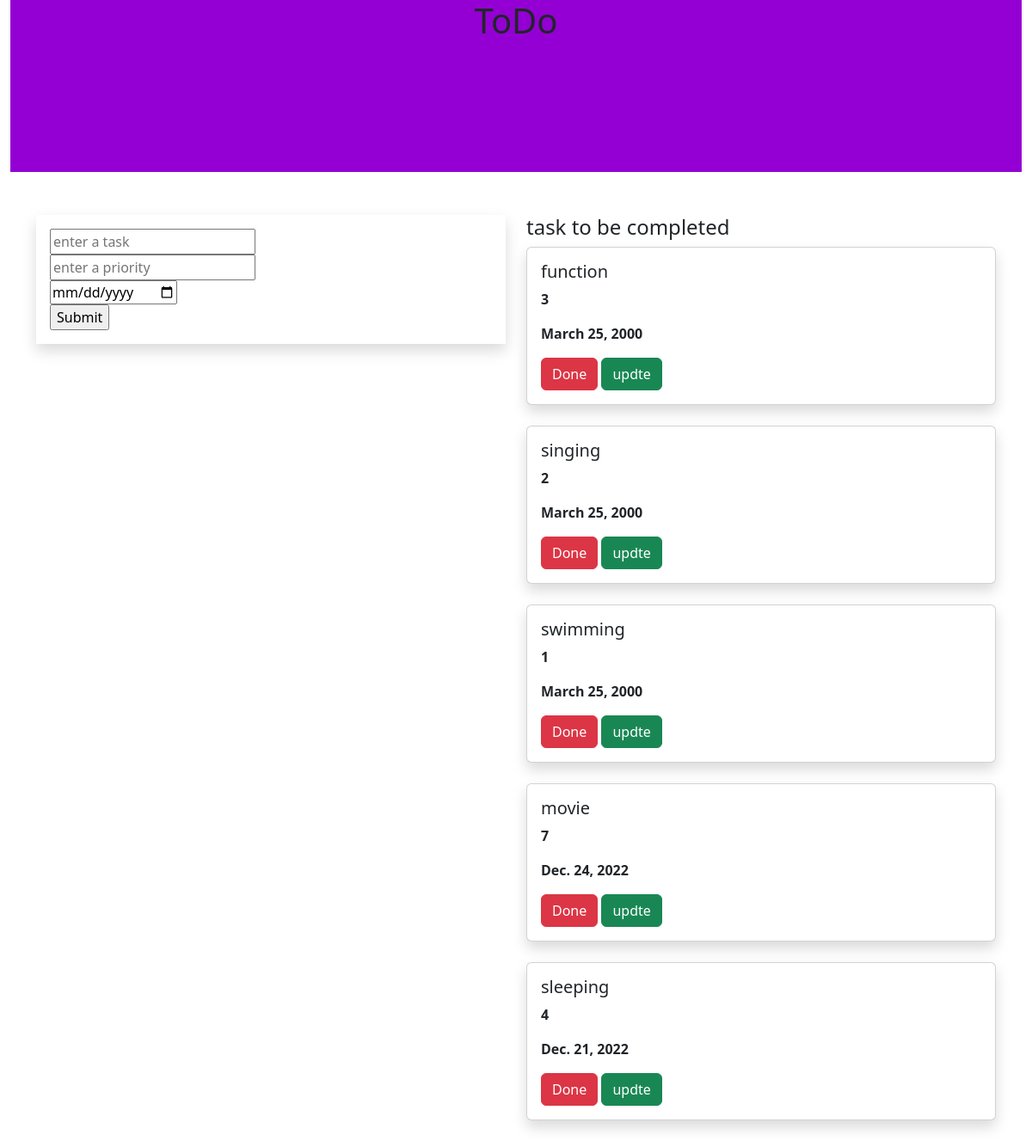
The page / on the database its author committed.
### tdtapp/models.py (models this page shows, shortened)
class Task(models.Model):
    name=models.CharField(max_length=250)
    priority=models.IntegerField()
    date=models.DateField()

### tdtapp/views.py (the view)
# urls.py: path('',views.add,name='add'),
def add(request):
    task1 = Task.objects.all()
    if request.method=='POST':
        name=request.POST.get('task','')
        priority=request.POST.get('priority','')
        date=request.POST.get('date','')
        task=Task(name=name,priority=priority,date=date)
        task.save()
    return render(request,"home.html",{'task1':task1})

### templates/home.html (shortened to what this page needs)
{% extends 'base.html' %}
{% block content %}
<div class="container-fluid">
    <div class="row">
        <div class="col-md-12">
            <div class="banner">
                <div class="banner-text">
                    <h1 style="text-align:center">ToDo</h1>
                </div>
            </div>
    </div>
    </div>
</div>
<div class="container">
    <div class="row">
        <div class="col-md-6">
        <form method="POST" class="p-3 shadow">
            <div class="form-group">
       <input type="text" name="task" placeholder="enter a task">
 </div>
<div class="form-group">
      <input type="text" name="priority" placeholder="enter a priority">
</div>
<div class="form-group">
      <input type="date" name="date" placeholder="enter a date">
</div>
     <input type="submit">
        </form>
 </div>
      <div class="col-md-6">
          <h4>task to be completed</h4>
          {% for i in task1 %}
          <div class="shadow card">
              <div class="card-body">
                  <h5 class="card-title">{{i.name}}</h5>
                  <P><b>{{i.priority}}</b></P>
                  <P><b>{{i.date}}</b></P>
                  <a class="btn btn-danger" href="{% url 'delete' i.id %}">Done</a>
                  <a class="btn btn-success" href="{% url 'update' i.id %}">updte</a>
              </div>
          </div>
          <br>
          {% endfor %}
      </div>
   </div>
</div>
{% endblock %}

### templates/base.html (shortened to what this page needs)
{% load static %}
<!DOCTYPE html>
<html lang="en">
<head>
    <link rel="stylesheet" href="https://cdn.jsdelivr.net/npm/bootstrap@5.2.3/dist/css/bootstrap.min.css">
    <link rel="stylesheet" href="{% static 'style.css' %}">
</head>
<body>
{% block content %}
{% endblock %}
</body>
</html>

### static/style.css (style rules this page uses)
.banner { background-color: darkviolet ; width :100%; height :200px; margin-bottom:50px; }
.banner-text { top:50%; left:50%; postion:absolute; transform:transform; }

### rows shown on the page
Task: name "function", priority "3", date "March 25, 2000"
Task: name "singing", priority "2", date "March 25, 2000"
Task: name "swimming", priority "1", date "March 25, 2000"
Task: name "movie", priority "7", date "Dec. 24, 2022"
Task: name "sleeping", priority "4", date "Dec. 21, 2022"
